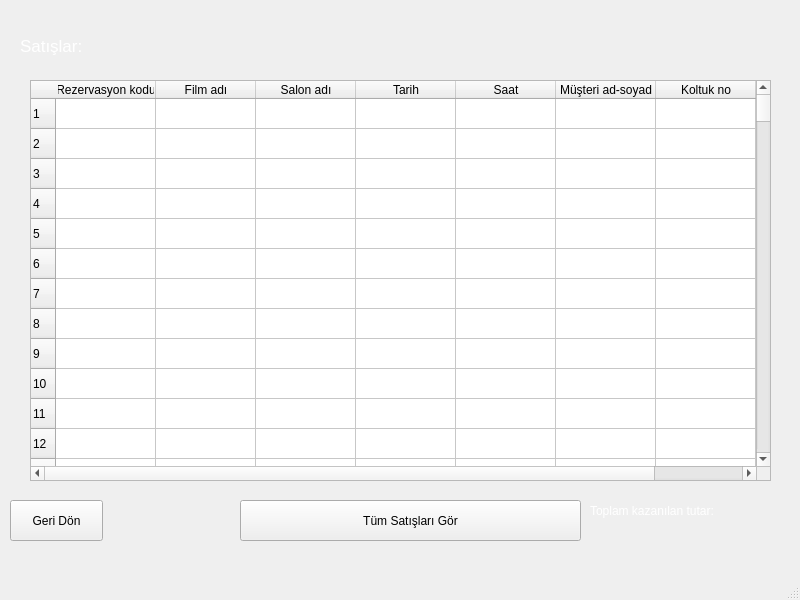
<?xml version="1.0" encoding="UTF-8"?>
<ui version="4.0">
 <class>SatisIslemleri</class>
 <widget class="QMainWindow" name="SatisIslemleri">
  <property name="geometry">
   <rect>
    <x>0</x>
    <y>0</y>
    <width>800</width>
    <height>600</height>
   </rect>
  </property>
  <property name="windowTitle">
   <string>Satışlar</string>
  </property>
  <property name="windowIcon">
   <iconset resource="anasayfa.qrc">
    <normaloff>:/icon/icon2.png</normaloff>:/icon/icon2.png</iconset>
  </property>
  <property name="styleSheet">
   <string notr="true">#centralwidget{border-image: url(:/arkaplan/arkaplan11.jpg);}</string>
  </property>
  <widget class="QWidget" name="centralwidget">
   <widget class="QPushButton" name="pushButton_2">
    <property name="geometry">
     <rect>
      <x>10</x>
      <y>500</y>
      <width>93</width>
      <height>41</height>
     </rect>
    </property>
    <property name="text">
     <string>Geri Dön</string>
    </property>
   </widget>
   <widget class="QLabel" name="label_3">
    <property name="geometry">
     <rect>
      <x>590</x>
      <y>500</y>
      <width>141</width>
      <height>22</height>
     </rect>
    </property>
    <property name="styleSheet">
     <string notr="true">color: rgb(255, 255, 255);</string>
    </property>
    <property name="text">
     <string>Toplam kazanılan tutar:</string>
    </property>
   </widget>
   <widget class="QLabel" name="label_4">
    <property name="geometry">
     <rect>
      <x>730</x>
      <y>500</y>
      <width>101</width>
      <height>22</height>
     </rect>
    </property>
    <property name="styleSheet">
     <string notr="true">color: rgb(255, 255, 255);</string>
    </property>
    <property name="text">
     <string/>
    </property>
   </widget>
   <widget class="QLabel" name="label">
    <property name="geometry">
     <rect>
      <x>20</x>
      <y>30</y>
      <width>121</width>
      <height>31</height>
     </rect>
    </property>
    <property name="font">
     <font>
      <pointsize>13</pointsize>
     </font>
    </property>
    <property name="styleSheet">
     <string notr="true">color: rgb(255, 255, 255);</string>
    </property>
    <property name="text">
     <string>Satışlar:</string>
    </property>
   </widget>
   <widget class="QPushButton" name="pushButton_3">
    <property name="geometry">
     <rect>
      <x>240</x>
      <y>500</y>
      <width>341</width>
      <height>41</height>
     </rect>
    </property>
    <property name="acceptDrops">
     <bool>false</bool>
    </property>
    <property name="text">
     <string>Tüm Satışları Gör</string>
    </property>
   </widget>
   <widget class="QTableWidget" name="tableWidget">
    <property name="geometry">
     <rect>
      <x>30</x>
      <y>80</y>
      <width>741</width>
      <height>401</height>
     </rect>
    </property>
    <property name="rowCount">
     <number>300</number>
    </property>
    <property name="columnCount">
     <number>8</number>
    </property>
    <row/>
    <row/>
    <row/>
    <row/>
    <row/>
    <row/>
    <row/>
    <row/>
    <row/>
    <row/>
    <row/>
    <row/>
    <row/>
    <row/>
    <row/>
    <row/>
    <row/>
    <row/>
    <row/>
    <row/>
    <row/>
    <row/>
    <row/>
    <row/>
    <row/>
    <row/>
    <row/>
    <row/>
    <row/>
    <row/>
    <row/>
    <row/>
    <row/>
    <row/>
    <row/>
    <row/>
    <row/>
    <row/>
    <row/>
    <row/>
    <row/>
    <row/>
    <row/>
    <row/>
    <row/>
    <row/>
    <row/>
    <row/>
    <row/>
    <row/>
    <row/>
    <row/>
    <row/>
    <row/>
    <row/>
    <row/>
    <row/>
    <row/>
    <row/>
    <row/>
    <row/>
    <row/>
    <row/>
    <row/>
    <row/>
    <row/>
    <row/>
    <row/>
    <row/>
    <row/>
    <row/>
    <row/>
    <row/>
    <row/>
    <row/>
    <row/>
    <row/>
    <row/>
    <row/>
    <row/>
    <row/>
    <row/>
    <row/>
    <row/>
    <row/>
    <row/>
    <row/>
    <row/>
    <row/>
    <row/>
    <row/>
    <row/>
    <row/>
    <row/>
    <row/>
    <row/>
    <row/>
    <row/>
    <row/>
    <row/>
    <row/>
    <row/>
    <row/>
    <row/>
    <row/>
    <row/>
    <row/>
    <row/>
    <row/>
    <row/>
    <row/>
    <row/>
    <row/>
    <row/>
    <row/>
    <row/>
    <row/>
    <row/>
    <row/>
    <row/>
    <row/>
    <row/>
    <row/>
    <row/>
    <row/>
    <row/>
    <row/>
    <row/>
    <row/>
    <row/>
    <row/>
    <row/>
    <row/>
    <row/>
    <row/>
    <row/>
    <row/>
    <row/>
    <row/>
    <row/>
    <row/>
    <row/>
    <row/>
    <row/>
    <row/>
    <row/>
    <row/>
    <row/>
    <row/>
    <row/>
    <row/>
    <row/>
    <row/>
    <row/>
    <row/>
    <row/>
    <row/>
    <row/>
    <row/>
    <row/>
    <row/>
    <row/>
    <row/>
    <row/>
    <row/>
    <row/>
    <row/>
    <row/>
    <row/>
    <row/>
    <row/>
    <row/>
    <row/>
    <row/>
    <row/>
    <row/>
    <row/>
    <row/>
    <row/>
    <row/>
    <row/>
    <row/>
    <row/>
    <row/>
    <row/>
    <row/>
    <row/>
    <row/>
    <row/>
    <row/>
    <row/>
    <row/>
    <row/>
    <row/>
    <row/>
    <row/>
    <row/>
    <row/>
    <row/>
    <row/>
    <row/>
    <row/>
    <row/>
    <row/>
    <row/>
    <row/>
    <row/>
    <row/>
    <row/>
    <row/>
    <row/>
    <row/>
    <row/>
    <row/>
    <row/>
    <row/>
    <row/>
    <row/>
    <row/>
    <row/>
    <row/>
    <row/>
    <row/>
    <row/>
    <row/>
    <row/>
    <row/>
    <row/>
    <row/>
    <row/>
    <row/>
    <row/>
    <row/>
    <row/>
    <row/>
    <row/>
    <row/>
    <row/>
    <row/>
    <row/>
    <row/>
    <row/>
    <row/>
    <row/>
    <row/>
    <row/>
    <row/>
    <row/>
    <row/>
    <row/>
    <row/>
    <row/>
    <row/>
    <row/>
    <row/>
    <row/>
    <row/>
    <row/>
    <row/>
    <row/>
    <row/>
    <row/>
    <row/>
    <row/>
    <row/>
    <row/>
    <row/>
    <row/>
    <row/>
    <row/>
    <row/>
    <row/>
    <row/>
    <row/>
    <row/>
    <row/>
    <row/>
    <row/>
    <row/>
    <row/>
    <row/>
    <row/>
    <row/>
    <row/>
    <row/>
    <row/>
    <row/>
    <row/>
    <row/>
    <row/>
    <row/>
    <row/>
    <row/>
    <row/>
    <row/>
    <row/>
    <row/>
    <row/>
    <row/>
    <row/>
    <column>
     <property name="text">
      <string>Rezervasyon kodu</string>
     </property>
    </column>
    <column>
     <property name="text">
      <string>Film adı</string>
     </property>
    </column>
    <column>
     <property name="text">
      <string>Salon adı</string>
     </property>
    </column>
    <column>
     <property name="text">
      <string>Tarih</string>
     </property>
    </column>
    <column>
     <property name="text">
      <string>Saat</string>
     </property>
    </column>
    <column>
     <property name="text">
      <string>Müşteri ad-soyad</string>
     </property>
    </column>
    <column>
     <property name="text">
      <string>Koltuk no</string>
     </property>
    </column>
    <column>
     <property name="text">
      <string>Ücret</string>
     </property>
    </column>
   </widget>
  </widget>
  <widget class="QMenuBar" name="menubar">
   <property name="geometry">
    <rect>
     <x>0</x>
     <y>0</y>
     <width>800</width>
     <height>26</height>
    </rect>
   </property>
  </widget>
  <widget class="QStatusBar" name="statusbar"/>
 </widget>
 <resources>
  <include location="anasayfa.qrc"/>
 </resources>
 <connections/>
</ui>
